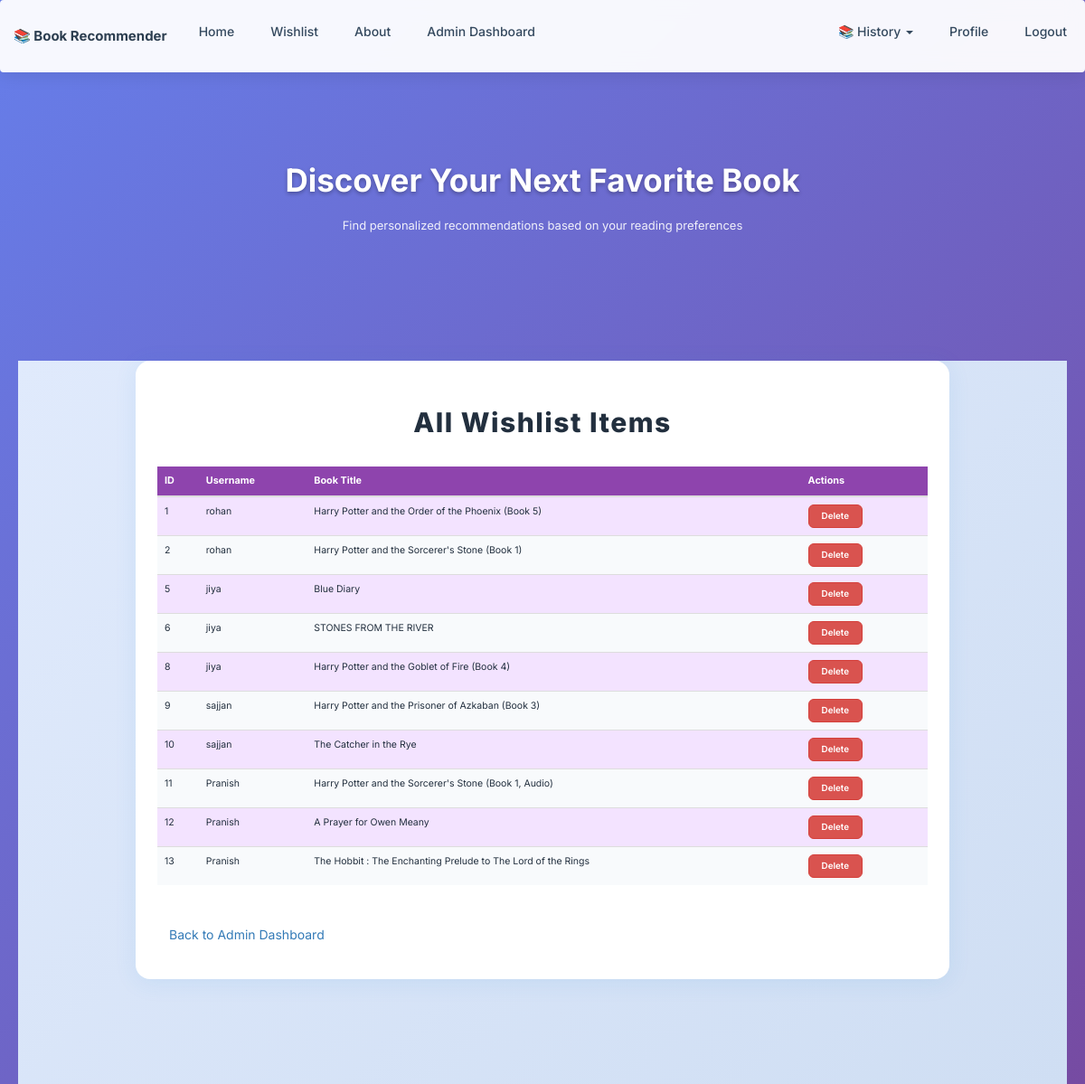
The app's page /admin_wishlist (signed in) with its own data.
### tables this page shows
CREATE TABLE wishlist (
            id INTEGER PRIMARY KEY AUTOINCREMENT,
            username TEXT NOT NULL,
            book_title TEXT NOT NULL,
            UNIQUE(username, book_title)
        );

### app.py (the view)
@app.route("/admin_wishlist")
def admin_wishlist():
    if not is_admin():
        flash("Admin access required.", "danger")
        return redirect(url_for("index"))
    db = get_db()
    wishlist = db.execute("SELECT id, username, book_title FROM wishlist").fetchall()
    wishlist = [dict(id=w[0], username=w[1], book_title=w[2]) for w in wishlist]
    return render_template("admin_wishlist.html", wishlist=wishlist)

### app.py (called while the page is built)
@app.after_request
def add_no_cache_headers(response):
    response.headers["Cache-Control"] = "no-store, no-cache, must-revalidate, max-age=0"
    response.headers["Pragma"] = "no-cache"
    response.headers["Expires"] = "0"
    return response

@app.context_processor
def inject_is_admin():
    return dict(is_admin=is_admin)

def get_db():
    db = getattr(g, "_database", None)
    if db is None:
        db = g._database = sqlite3.connect(DATABASE)
    return db

@app.teardown_appcontext
def close_connection(exception):
    db = getattr(g, "_database", None)
    if db is not None:
        db.close()

def is_admin():
    if "user_id" not in session:
        return False
    db = get_db()
    user = db.execute(
        "SELECT role FROM users WHERE id = ?", (session["user_id"],)
    ).fetchone()
    return user and user[0] == "admin"

### templates/admin_wishlist.html (shortened to what this page needs)
{% extends 'index.html' %} {% block content %}
<div class="admin-wishlist-bg">
  <div class="admin-wishlist-card">
    <h2 class="admin-wishlist-title">All Wishlist Items</h2>
    <div class="table-responsive">
      <table class="table table-striped table-hover">
        <thead>
          <tr>
            <th>ID</th>
            <th>Username</th>
            <th>Book Title</th>
            <th>Actions</th>
          </tr>
        </thead>
        <tbody>
          {% for item in wishlist %}
          <tr>
            <td>{{ item['id'] }}</td>
            <td>{{ item['username'] }}</td>
            <td>{{ item['book_title'] }}</td>
            <td>
              <form
                action="{{ url_for('admin_delete_wishlist', wishlist_id=item['id']) }}"
                method="post"
                style="display: inline"
              >
                <button
                  type="submit"
                  class="btn btn-danger admin-action-btn"
                  onclick="return confirm('Delete wishlist item?')"
                >
                  Delete
                </button>
              </form>
            </td>
          </tr>
          {% endfor %}
        </tbody>
      </table>
    </div>
    <a
      href="{{ url_for('admin_dashboard') }}"
      class="btn btn-secondary"
      style="margin-top: 18px"
      >Back to Admin Dashboard</a
    >
  </div>
</div>
{% endblock %}

### templates/index.html (style rules this page uses)
* { margin: 0; padding: 0; box-sizing: border-box; }
body { font-family: "Inter", -apple-system, BlinkMacSystemFont, "Segoe UI", Roboto, sans-serif; background: linear-gradient(135deg, #667eea 0%, #764ba2 100%); min-height: 100vh; color: #333; line-height: 1.6; }

### templates/admin_wishlist.html (style rules this page uses)
.admin-wishlist-bg { background: linear-gradient(135deg, #e0eafc 0%, #cfdef3 100%); min-height: 100vh; padding: 0; }
.admin-wishlist-card { background: #fff; border-radius: 16px; box-shadow: 0 4px 24px rgba(52, 152, 219, 0.1); padding: 32px 24px; margin: 40px auto 0 auto; max-width: 900px; }
.admin-wishlist-title { font-weight: 800; letter-spacing: 1.5px; color: #222f3e; margin-bottom: 32px; text-align: center; }
.table thead th { background: #8e44ad; color: #fff; font-weight: 700; font-size: 1.08rem; border: none; }
.table tbody td { color: #222f3e; background: #f8fafc; vertical-align: middle; font-size: 1.05rem; }
.table-striped > tbody > tr:nth-of-type(odd) > td { background: #f3e3ff; }
.admin-action-btn { font-size: 0.98rem; border-radius: 6px; margin-right: 6px; font-weight: 600; padding: 5px 14px; }

### records on screen
wishlist: id "1", username "rohan", book_title "Harry Potter and the Order of the Phoenix (Book 5)"
wishlist: id "2", username "rohan", book_title "Harry Potter and the Sorcerer's Stone (Book 1)"
wishlist: id "5", username "jiya", book_title "Blue Diary"
wishlist: id "6", username "jiya", book_title "STONES FROM THE RIVER"
wishlist: id "8", username "jiya", book_title "Harry Potter and the Goblet of Fire (Book 4)"
wishlist: id "9", username "sajjan", book_title "Harry Potter and the Prisoner of Azkaban (Book 3)"
wishlist: id "10", username "sajjan", book_title "The Catcher in the Rye"
wishlist: id "11", username "Pranish", book_title "Harry Potter and the Sorcerer's Stone (Book 1, Audio)"
wishlist: id "12", username "Pranish", book_title "A Prayer for Owen Meany"
wishlist: id "13", username "Pranish", book_title "The Hobbit : The Enchanting Prelude to The Lord of the Rings"
